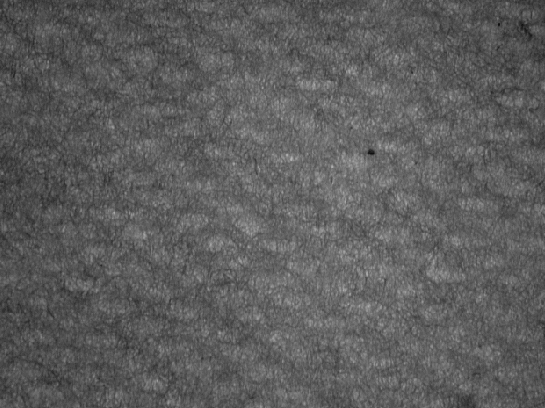
%> input picture PROJ4/Proj4.tif, 545 x 408 px
$ octave Kocoglu_Bolouri_Project4.m   (GNU Octave 9; MATLAB toolbox functions it lacks are replaced by stand-ins)
%> lines starting %> are read from the running program, lines starting %| are printed output that depends on the picture
% Image Processing
% Project 4
% Group members: Yildirim Kocoglu, Farshad Bolouri

clear;
clc;
close all;

%% Problem 1

Img = imread('C:\Users\ykocoglu\Desktop\Image Processing\HW4\Proj4.tif');
%> Img is the input picture: size 408x545 uint8; min 16, max 181, mean 93
Img = 1.*Img;
figure(3)
imshow(0.25.*Img);
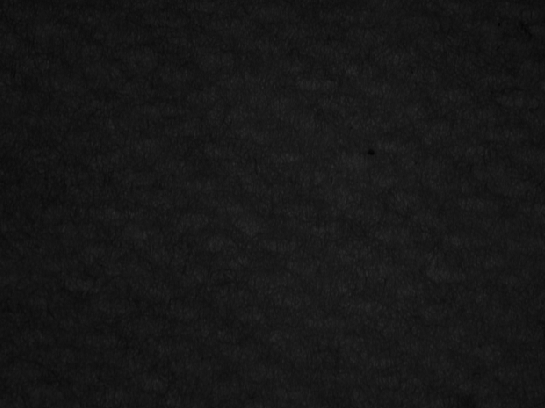
%> displayed picture: size 408x545, on the screen's scale of 0 to 255; min 4, max 45, mean 23.2

FT_img = fft2(Img);
Visual_G = log(1+abs(fftshift(FT_img)));
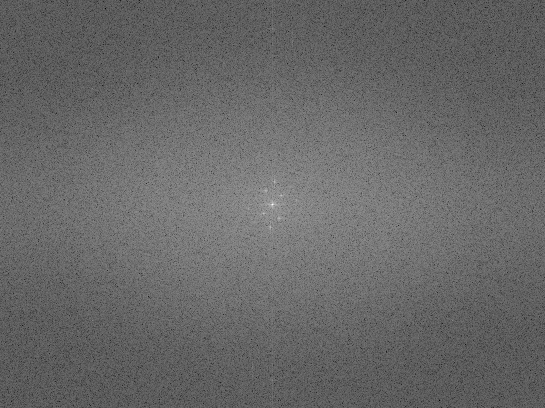
%> Visual_G: size 408x545 double; min 1.49, max 16.85, mean 7.75; drawn with min black and max white

figure(1)
imagesc(Visual_G);
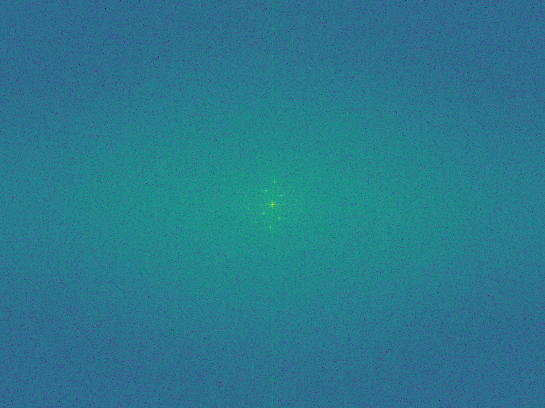
%> displayed picture: size 408x545x3, on the screen's scale of 0 to 255; mean R, G, B 41.3, 121.8, 141.5

figure(2)
[X,Y] = meshgrid(1:545,1:408);
surf(X,Y,Visual_G);
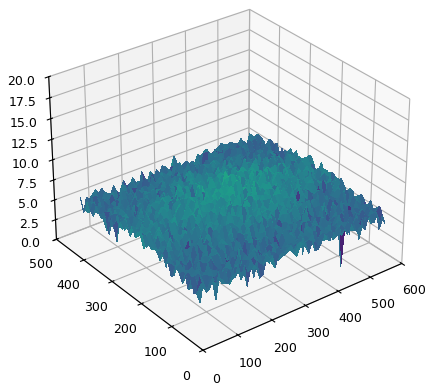
%> figure redrawn from the program's plot data


%% Design Butterworth filter (lowpass)

[M, N] = size(Img);
%> M = 408; N = 545

% Getting Fourier Transform of the input_image
% using MATLAB library function fft2 (2D fast fourier transform)
%FT_img = fft2(double(input_image));

% Assign the order value
n = 2; % one can change this value accordingly % n=0.3 0.1

% Assign Cut-off Frequency
D0 = 0.05; % one can change this value accordingly D0 = 7 0.05

% Designing filter
u = 0:(M-1);
%> u = 408 values from 0 to 407
v = 0:(N-1);
%> v = 545 values from 0 to 544
idx = find(u > M/2);
%> idx = 203 values from 206 to 408
u(idx) = u(idx) - M;
idy = find(v > N/2);
%> idy = 272 values from 274 to 545
v(idy) = v(idy) - N;

% MATLAB library function meshgrid(v, u) returns
% 2D grid which contains the coordinates of vectors
% v and u. Matrix V with each row is a copy of v
% and matrix U with each column is a copy of u
[V, U] = meshgrid(v, u);

% Calculating Euclidean Distance
D = sqrt(U.^2 + V.^2);

% determining the filtering mask
H = 1./(1 + (D./D0).^(2*n));

% Designing filter
u1 = 0:(191*2-1); %191
v1 = 0:(266*2-1); % 266
idx1 = find(u1 > 191);
u1(idx1) = u1(idx1) -(191*2);
idy1 = find(v1 > 266);
v1(idy1) = v1(idy1) - (266*2);

% MATLAB library function meshgrid(v, u) returns
% 2D grid which contains the coordinates of vectors
% v and u. Matrix V with each row is a copy of v
% and matrix U with each column is a copy of u
[V1, U1] = meshgrid(v1, u1);

% Calculating Euclidean Distance
D1 = sqrt(U1.^2 + V1.^2);

% determining the filtering mask
H1 = 1./(1 + (D1./D0).^(2*n));

%H_final = H + H1;
%figure(3)


% Convolution between the Fourier Transformed
% image and the mask
G = H.*FT_img;

% G(log(1+abs(G))<11) = 0.8.*G(log(1+abs(G))<11); % Patterns start showing up!
% G(log(1+abs(G)) > 11 & log(1+abs(G)) < 16) = 100.*G(log(1+abs(G)) > 11 & log(1+abs(G)) < 16);

G(log(1+abs(G))<7) = 0.01.*G(log(1+abs(G))<7); % Patterns start showing up!
%G(log(1+abs(G)) > 11 & log(1+abs(G)) < 16) = 100.*G(log(1+abs(G)) > 11 & log(1+abs(G)) < 16);


% Getting the resultant image by Inverse Fourier Transform
% of the convoluted image using MATLAB library function
% ifft2 (2D inverse fast fourier transform)
output_image = real(ifft2(double(G)));
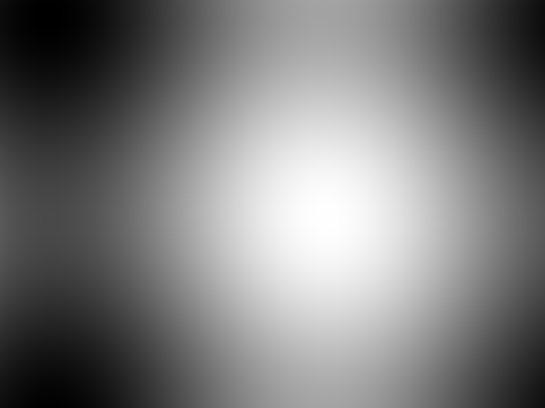
%> output_image: size 408x545 double; min 93.05, max 93.05, mean 93; drawn with min black and max white
% output_image = (output_image-double(Img));
% Displaying Input Image and Output Image
figure(2)
%[X,Y] = meshgrid(1:545,1:408);
subplot(2, 1, 1), imshow(output_image,[]);
subplot(2, 1, 2), imagesc(log(1+abs(fftshift(G))));%surf(X,Y,log(1+abs(fftshift(G))));
%> after `imagesc(log(1+abs(fftshift(G))))`:
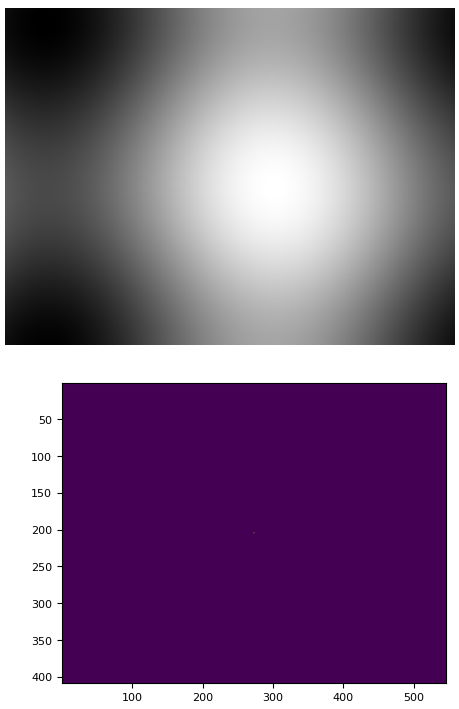
%> figure redrawn from the program's plot data, 2 panels

figure(1)
[X,Y] = meshgrid(1:545,1:408);
surf(X,Y,log(1+abs(fftshift(H))));
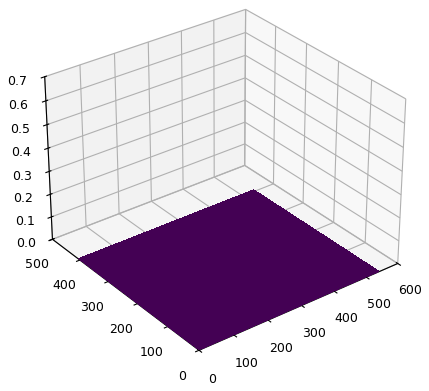
%> figure redrawn from the program's plot data
%imagesc(log(1+abs(fftshift(H))))

% imagesc(H);


%% Design Butterworth filter (highpass)

% [M, N] = size(Img);
%
% % Getting Fourier Transform of the input_image
% % using MATLAB library function fft2 (2D fast fourier transform)
% %FT_img = fft2(double(input_image));
%
% % Assign the order value
% n = 2; % one can change this value accordingly % n=2
%
% % Assign Cut-off Frequency
% D0 = 5; % one can change this value accordingly % D0 = 5-10
%
% % Designing filter
% u = 0:(M-1);
% v = 0:(N-1);
% idx = find(u > M/2);
% u(idx) = u(idx) - M;
% idy = find(v > N/2);
% v(idy) = v(idy) - N;
%
% % MATLAB library function meshgrid(v, u) returns
% % 2D grid which contains the coordinates of vectors
% % v and u. Matrix V with each row is a copy of v
% % and matrix U with each column is a copy of u
% [V, U] = meshgrid(v, u);
%
% % Calculating Euclidean Distance
% D = sqrt(U.^2 + V.^2);
%
% % determining the filtering mask
% H = 1./(1 + (D0./D).^(2*n));
%
% % Convolution between the Fourier Transformed
% % image and the mask
% G = H.*FT_img;
%
% % Getting the resultant image by Inverse Fourier Transform
% % of the convoluted image using MATLAB library function
% % ifft2 (2D inverse fast fourier transform)
% output_image = real(ifft2(double(G)));
% % output_image = abs(output_image);
% % output_image = uint8(255 * mat2gray(output_image));
% % Displaying Input Image and Output Image
% subplot(2, 1, 1), imshow(Img),
% subplot(2, 1, 2), imshow(output_image, [ ]);
%
% figure(3)
% [X,Y] = meshgrid(1:545,1:408);
% surf(X,Y,log(1+abs(fftshift(G))));
